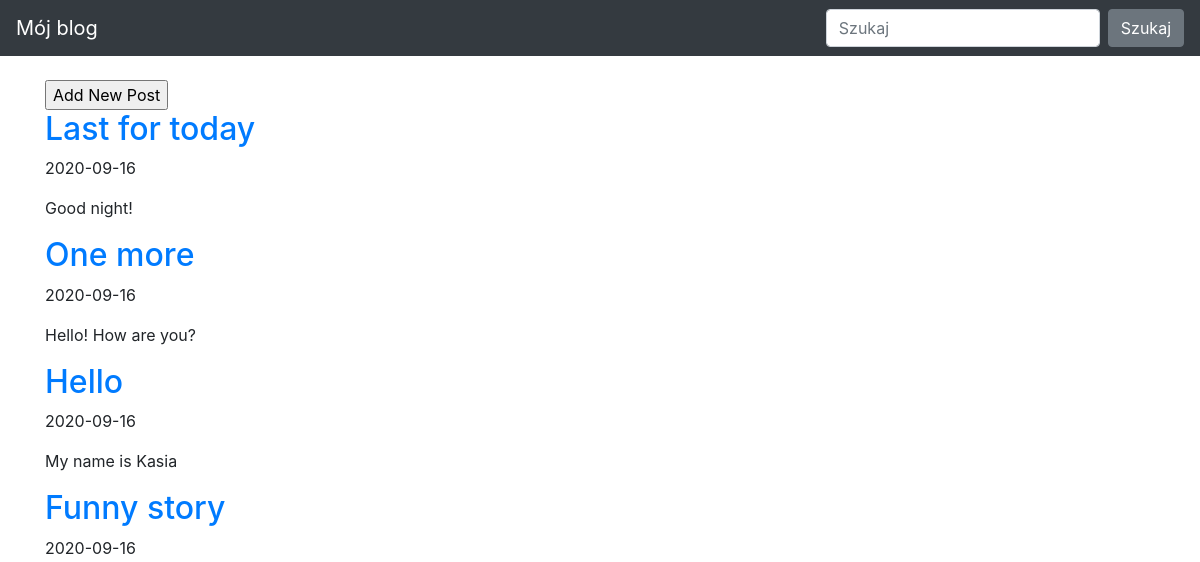
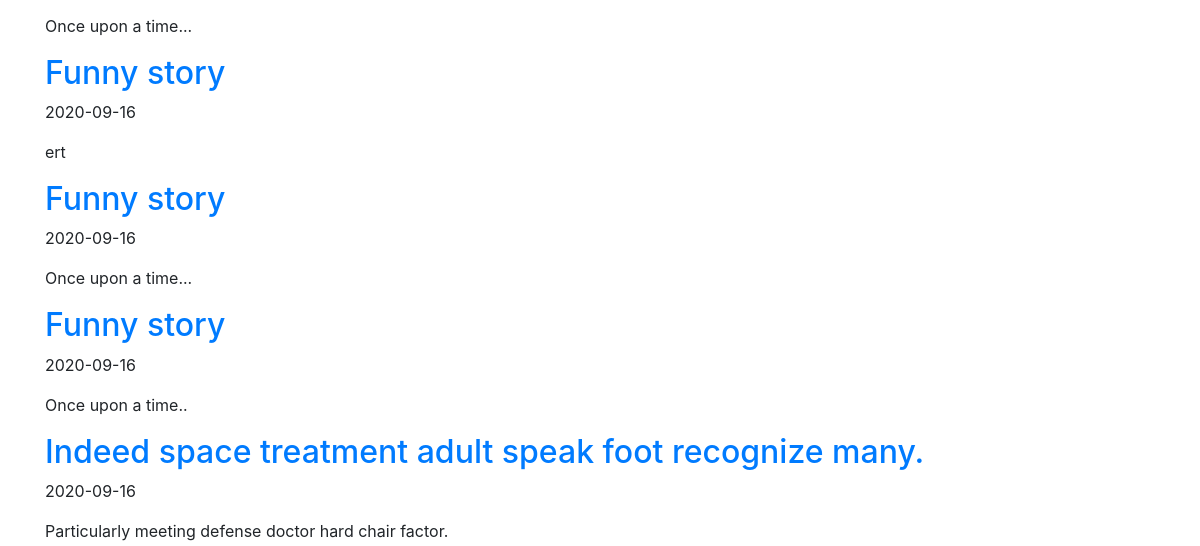
Before: / (upper part) with the older database file (2 pictures, top to bottom).
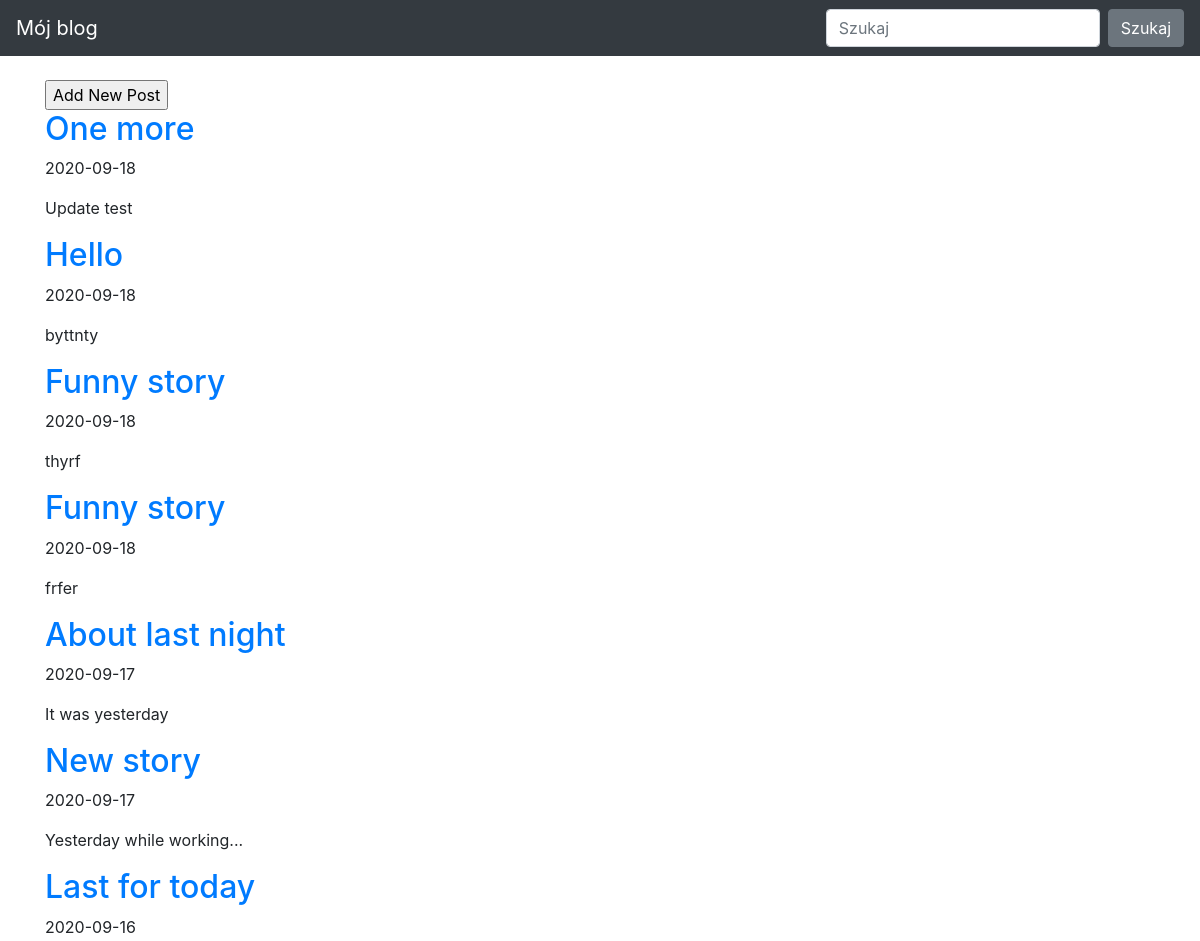
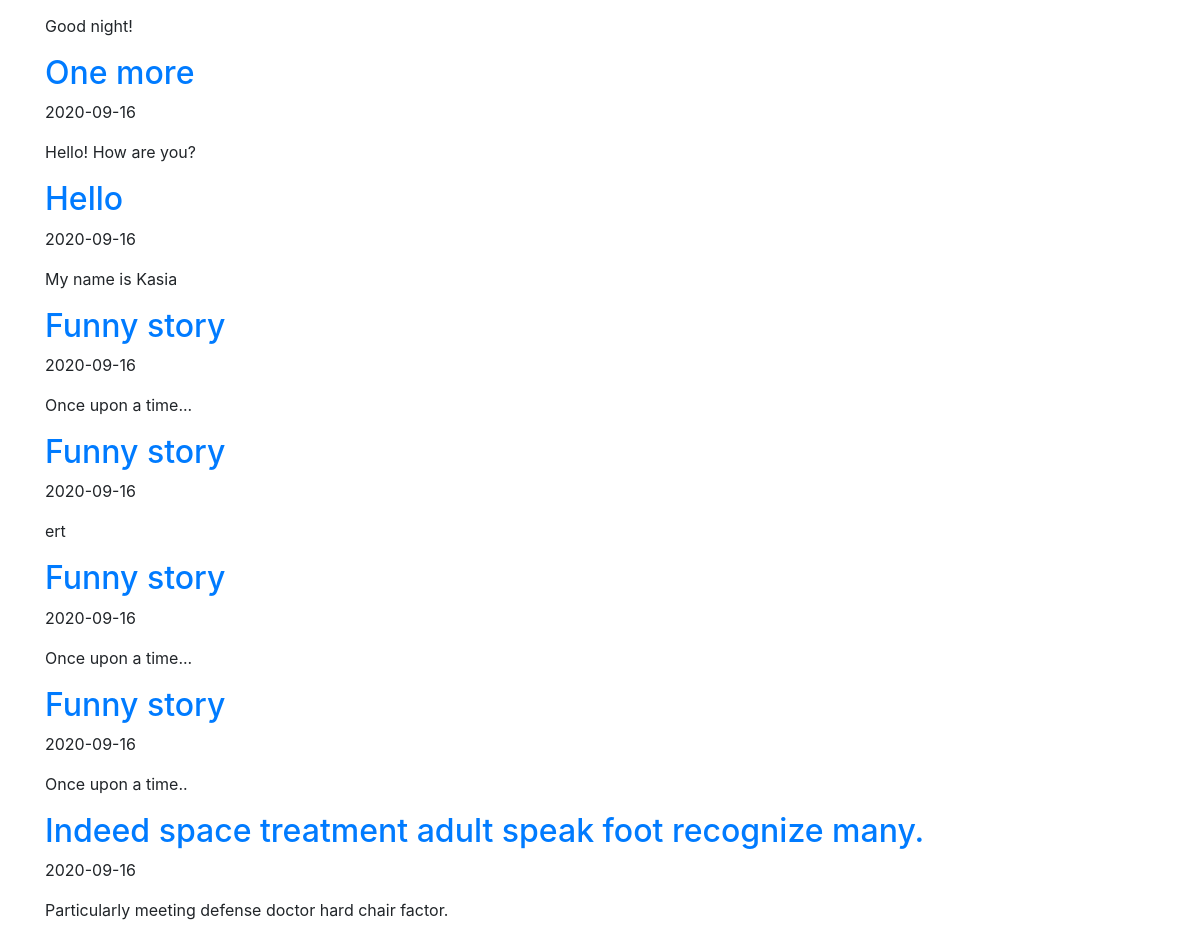
After: the same page with the newer database file (2 pictures, top to bottom).
### blog/models.py (models this page shows)
class Entry(db.Model):
   id = db.Column(db.Integer, primary_key=True)
   title = db.Column(db.String(80), nullable=False)
   body = db.Column(db.Text, nullable=False)
   pub_date = db.Column(db.DateTime, nullable=False,
       default=datetime.datetime.utcnow)
   is_published = db.Column(db.Boolean, default=False)

### blog/routes.py (the view)
@app.route('/')
def homepage():
    posts = Entry.query.filter_by(is_published=True).order_by(Entry.pub_date.desc())
    return render_template("homepage.html", posts=posts)

### blog/templates/homepage.html (shortened to what this page needs)
{% extends "base.html" %}
{% block content %}
<form action="/edit-post/">
    <input type="submit" value="Add New Post" />
</form>
{% for post in posts %}
<div>
   <h2><a href="/edit-post/{{ post.id }}">{{ post.title }}</a></h2>
   <p>{{ post.pub_date.strftime('%Y-%m-%d') }}</p>
   <p>
       {{ post.body}}
   </p>
</div>
{% endfor %}
{% endblock %}

### blog/templates/base.html (shortened to what this page needs)
<!doctype html>
<html lang="en">
<head>
 <link rel="stylesheet" href="https://stackpath.bootstrapcdn.com/bootstrap/4.5.0/css/bootstrap.min.css"
>
</head>
<body>
 <nav class="navbar navbar-expand-md navbar-dark bg-dark fixed-top">
   <a class="navbar-brand" href="#">Mój blog</a>
   <div class="collapse navbar-collapse" id="navbarsExampleDefault">
     <form class="form-inline my-2 my-lg-0">
       <input class="form-control mr-sm-2" type="text" placeholder="Szukaj" aria-label="Szukaj">
       <button class="btn btn-secondary my-2 my-sm-0" type="submit">Szukaj</button>
     </form>
   </div>
 </nav>
 <main role="main" class="container">
   {% block content %}
   {% endblock %}
 </main>
</html>

### blog/templates/base.html (style rules this page uses)
body { padding-top: 5rem; }

Changed rows visible on the page:
added Entry: title "One more", pub_date "2020-09-18", body "Update test"
added Entry: title "Hello", pub_date "2020-09-18", body "byttnty"
added Entry: title "Funny story", pub_date "2020-09-18", body "thyrf"
added Entry: title "Funny story", pub_date "2020-09-18", body "frfer"
added Entry: title "About last night", pub_date "2020-09-17", body "It was yesterday"
added Entry: title "New story", pub_date "2020-09-17", body "Yesterday while working..."
